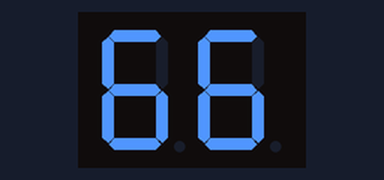
The sketch below on a simulated Arduino Uno, built with avr-gcc and run on an emulated ATmega328P. On the bench: 2-digit seven-segment display. Wiring (inferred from the names in the program): 2-digit 7-segment display, segments lit when HIGH: segments pin 2, pin 3, pin 4, pin 5, pin 6, pin 7, pin 8; digit selects pin 11, pin 12. The segment pins are drawn as the display they are named for.

Above: at 0.2 s.
At 10.2 s:
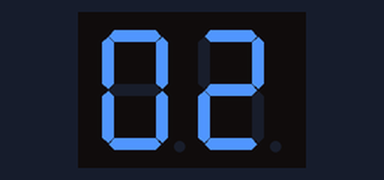
At 19.2 s:
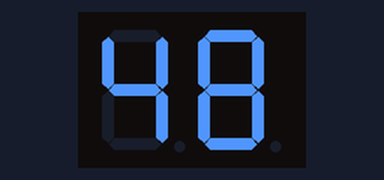
At 37.2 s:
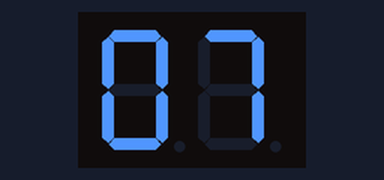

The sketch:

LAB1_4_two7seg.ino
```cpp
#include <stdlib.h>
#include <string.h>

const int segments[] = {2, 3, 4, 5, 6, 7, 8}; // Segment pins a-g
const int leftSegment = 11, rightSegment = 12;

// Digit segment patterns (0-9)
const int digitPatterns[][7] = {
  {1, 1, 1, 1, 1, 1, 0}, // 0
  {0, 1, 1, 0, 0, 0, 0}, // 1
  {1, 1, 0, 1, 1, 0, 1}, // 2
  {1, 1, 1, 1, 0, 0, 1}, // 3
  {0, 1, 1, 0, 0, 1, 1}, // 4
  {1, 0, 1, 1, 0, 1, 1}, // 5
  {1, 0, 1, 1, 1, 1, 1}, // 6
  {1, 1, 1, 0, 0, 0, 0}, // 7
  {1, 1, 1, 1, 1, 1, 1}, // 8
  {1, 1, 1, 1, 0, 1, 1}  // 9
};

const char text[] = "66070248";

void setup() {
  Serial.begin(9600);
  for (int i = 0; i < 7; i++) {
    pinMode(segments[i], OUTPUT);
  }
  pinMode(leftSegment, OUTPUT);
  pinMode(rightSegment, OUTPUT);
}

void loop() {
  for (int i = 0; i < strlen(text); i += 2) {
    int digit1 = text[i] - '0', digit2 = text[i + 1] - '0';
    showTwoDigits(digit1, digit2);
  }
}

void showTwoDigits(int digit1, int digit2) {
  unsigned long startTime = millis();
  while (millis() - startTime < 1000) {
    displayDigit(digit1, rightSegment);
    delay(50);
    displayDigit(digit2, leftSegment);
    delay(50);
  }
}

void displayDigit(int digit, int activeSegment) {
  digitalWrite(leftSegment, activeSegment == leftSegment ? HIGH : LOW);
  digitalWrite(rightSegment, activeSegment == rightSegment ? HIGH : LOW);

  for (int i = 0; i < 7; i++) {
    digitalWrite(segments[i], digitPatterns[digit][i] ? HIGH : LOW);
  }
}
```

Measured:
- what the display in image 0 shows lasts 0.9 s, from 0.2 s to 1.1 s
